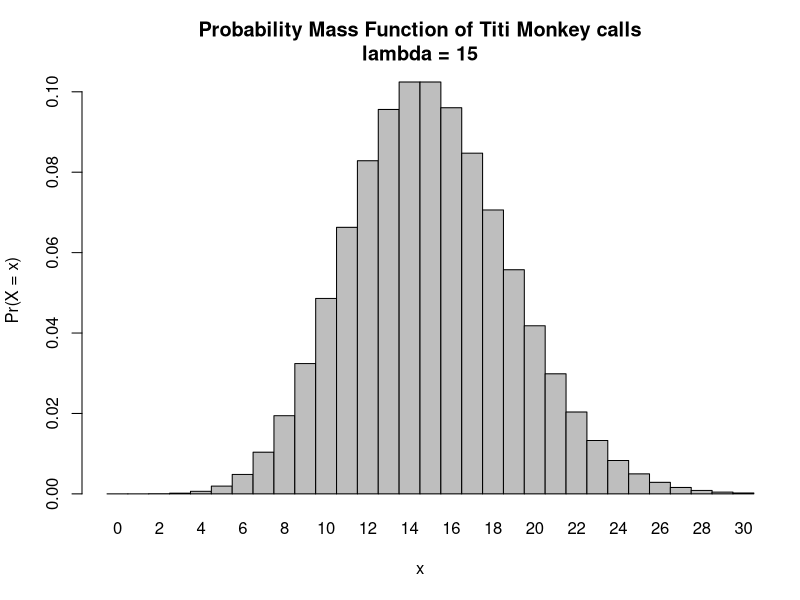
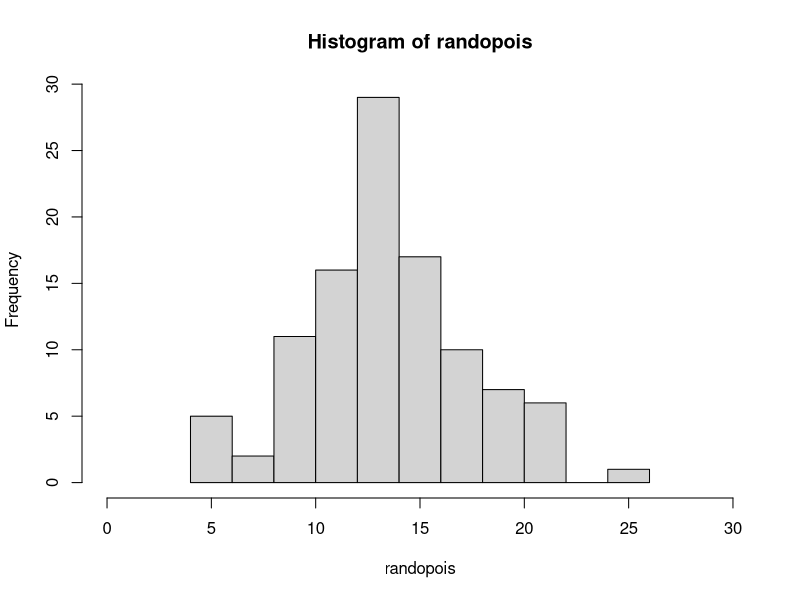

Generate these figures, in order, with R:
## ---- chunk 1
knitr::opts_chunk$set(echo = TRUE)
## ---- chunk 2
ppois(q = 8, lambda = 15, lower.tail = FALSE)  
## ---- chunk 3
ppois(q = 0, lambda = 15, lower.tail = T)
dpois(x = 0, lambda = 15)  
## ---- chunk 4
dpois(x = 3, lambda = 15)
## ---- chunk 5
x <- 0:30
l = 15
poistiti <- dpois(x = 0:30, lambda = 15)
barplot(poistiti, names.arg = x, space = 0, xlab = "x", ylab = "Pr(X = x)",
        main = paste0("Probability Mass Function of Titi Monkey calls\nlambda = ", l), xlim = c(0,30))
## ---- chunk 6
rpois(n = 104, lambda = 15)
## ---- chunk 7
randopois <- rpois(n = 104, lambda = 15)
hist(x = randopois, xlim = c(0,30))
